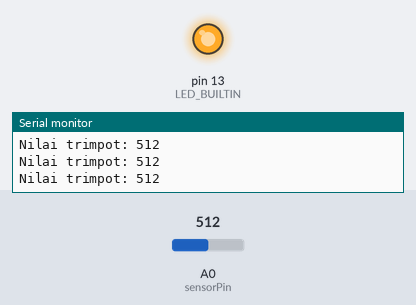
Simulated run of this sketch. Board: Arduino Uno, built with avr-gcc and run on an emulated ATmega328P. Parts: output pins drawn as LEDs (lit = HIGH), the last lines printed to the serial monitor. Inputs (shaded band) come from the test bench; at power-on: A0 (sensorPin) = 512.

Above: at 1.3 s.
1.4 s: A0 (sensorPin) set to 216
2.9 s: A0 (sensorPin) set to 184
At 4.2 s:
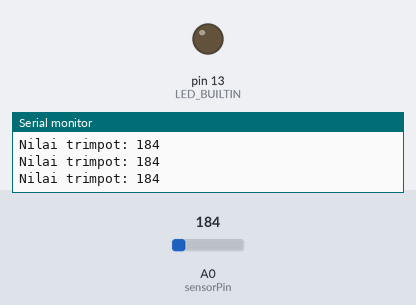
4.5 s: A0 (sensorPin) set to 210
At 5.5 s:
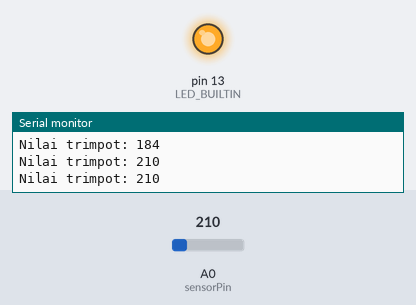
6.0 s: A0 (sensorPin) set to 190
At 6.7 s:
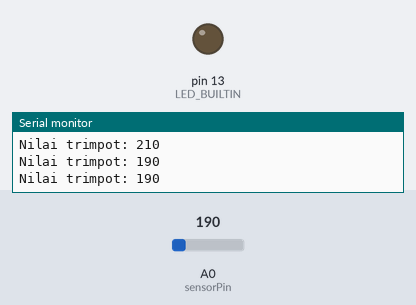
Timing chart, 0 to 8.5 s (numbered marks = the images above; inputs shaded):
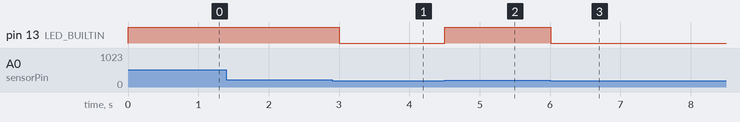

The sketch:

Light_Dependent_Resistor.ino
```cpp
int sensorPin = A0;    // select the input pin for the LDR
int sensorValue = 0;  // variable to store the value coming from the sensor

float trimpotVoltage = 0.0;

void setup() {
  // declare the ledPin as an OUTPUT:
  pinMode(LED_BUILTIN, OUTPUT);

  Serial.begin(74880);
  Serial.println("3. ANALOG LDR");
}

void loop() {
  // read the value from the sensor:
  sensorValue = analogRead(sensorPin);
  trimpotVoltage = (float) sensorValue / 256;
  Serial.print("Nilai trimpot: ");
  Serial.println(sensorValue);
  if (sensorValue < 200) {
    digitalWrite(LED_BUILTIN,LOW);
  } else {
    digitalWrite(LED_BUILTIN,HIGH);
  }
  // stop the program for for <sensorValue> milliseconds:
  delay(500);
}
```

Measured:
- the behaviour switches between 200 and 199 on A0 (sensorPin) (found by bisection; images 0 and 1)
- after the input at 2.9 s, pin 13 (LED_BUILTIN): HIGH → LOW after 0.10 s
- after the input at 4.5 s, pin 13 (LED_BUILTIN): LOW → HIGH at once
- after the input at 6.0 s, pin 13 (LED_BUILTIN): HIGH → LOW at once
